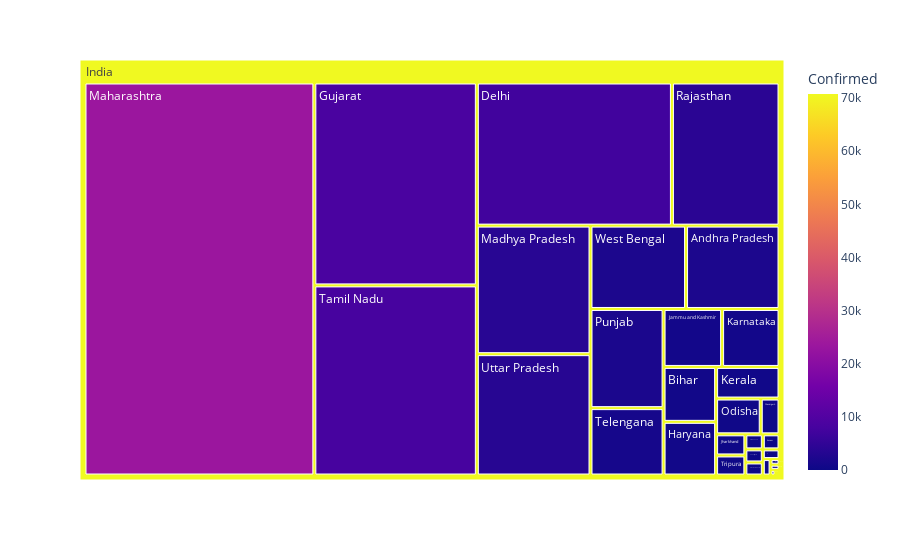

Notebook code for this chart:
### Markdown cell above
**Statewise Confirmed Cases in India for COVID-2019**

### Code cell
statewise_cases = pd.DataFrame(india_covid_19.groupby(['State'])['Confirmed', 'Deaths', 'Recovered'].max().reset_index())
statewise_cases["Country"] = "India" 
fig = px.treemap(statewise_cases, path=['Country','State'], values='Confirmed',color='Confirmed', hover_data=['State'])
fig.show()

### Figure 1 — Plotly figure (JSON) as saved in the notebook; plotly's stock layout.template omitted (floating-point values rounded to 4 significant figures)
{"data": [{"branchvalues": "total", "customdata": [["Andaman and Nicobar Islands", 33], ["Andhra Pradesh", 2018], ["Arunachal Pradesh", 1], ["Assam", 65], ["Bihar", 747], ["Chandigarh", 174], ["Chhattisgarh", 59], ["Dadar Nagar Haveli", 1], ["Delhi", 7233], ["Goa", 7], ["Gujarat", 8541], ["Haryana", 730], ["Himachal Pradesh", 59], ["Jammu and Kashmir", 879], ["Jharkhand", 160], ["Karnataka", 862], ["Kerala", 519], ["Ladakh", 42], ["Madhya Pradesh", 3785], ["Maharashtra", 23401], ["Manipur", 2], ["Meghalaya", 13], ["Mizoram", 1], ["Nagaland", 1], ["Odisha", 414], ["Puducherry", 12], ["Punjab", 1877], ["Rajasthan", 3988], ["Tamil Nadu", 8002], ["Telengana", 1275], ["Tripura", 152], ["Uttar Pradesh", 3573], ["Uttarakhand", 68], ["West Bengal", 2063], ["(?)", 70757]], "domain": {"x": [0, 1], "y": [0, 1]}, "hovertemplate": "State=%{customdata[0]}<br>Confirmed=%{color}<br>labels=%{label}<br>parent=%{parent}<br>id=%{id}<extra></extra>", "ids": ["India/Andaman and Nicobar Islands", "India/Andhra Pradesh", "India/Arunachal Pradesh", "India/Assam", "India/Bihar", "India/Chandigarh", "India/Chhattisgarh", "India/Dadar Nagar Haveli", "India/Delhi", "India/Goa", "India/Gujarat", "India/Haryana", "India/Himachal Pradesh", "India/Jammu and Kashmir", "India/Jharkhand", "India/Karnataka", "India/Kerala", "India/Ladakh", "India/Madhya Pradesh", "India/Maharashtra", "India/Manipur", "India/Meghalaya", "India/Mizoram", "India/Nagaland", "India/Odisha", "India/Puducherry", "India/Punjab", "India/Rajasthan", "India/Tamil Nadu", "India/Telengana", "India/Tripura", "India/Uttar Pradesh", "India/Uttarakhand", "India/West Bengal", "India"], "labels": ["Andaman and Nicobar Islands", "Andhra Pradesh", "Arunachal Pradesh", "Assam", "Bihar", "Chandigarh", "Chhattisgarh", "Dadar Nagar Haveli", "Delhi", "Goa", "Gujarat", "Haryana", "Himachal Pradesh", "Jammu and Kashmir", "Jharkhand", "Karnataka", "Kerala", "Ladakh", "Madhya Pradesh", "Maharashtra", "Manipur", "Meghalaya", "Mizoram", "Nagaland", "Odisha", "Puducherry", "Punjab", "Rajasthan", "Tamil Nadu", "Telengana", "Tripura", "Uttar Pradesh", "Uttarakhand", "West Bengal", "India"], "marker": {"coloraxis": "coloraxis", "colors": [33, 2018, 1, 65, 747, 174, 59, 1, 7233, 7, 8541, 730, 59, 879, 160, 862, 519, 42, 3785, 23401, 2, 13, 1, 1, 414, 12, 1877, 3988, 8002, 1275, 152, 3573, 68, 2063, 70757]}, "name": "", "parents": ["India", "India", "India", "India", "India", "India", "India", "India", "India", "India", "India", "India", "India", "India", "India", "India", "India", "India", "India", "India", "India", "India", "India", "India", "India", "India", "India", "India", "India", "India", "India", "India", "India", "India", ""], "type": "treemap", "values": [33, 2018, 1, 65, 747, 174, 59, 1, 7233, 7, 8541, 730, 59, 879, 160, 862, 519, 42, 3785, 23401, 2, 13, 1, 1, 414, 12, 1877, 3988, 8002, 1275, 152, 3573, 68, 2063, 70757]}], "layout": {"coloraxis": {"colorbar": {"title": {"text": "Confirmed"}}, "colorscale": [[0, "#0d0887"], [0.1111, "#46039f"], [0.2222, "#7201a8"], [0.3333, "#9c179e"], [0.4444, "#bd3786"], [0.5556, "#d8576b"], [0.6667, "#ed7953"], [0.7778, "#fb9f3a"], [0.8889, "#fdca26"], [1, "#f0f921"]]}, "legend": {"tracegroupgap": 0}, "margin": {"t": 60}}}
